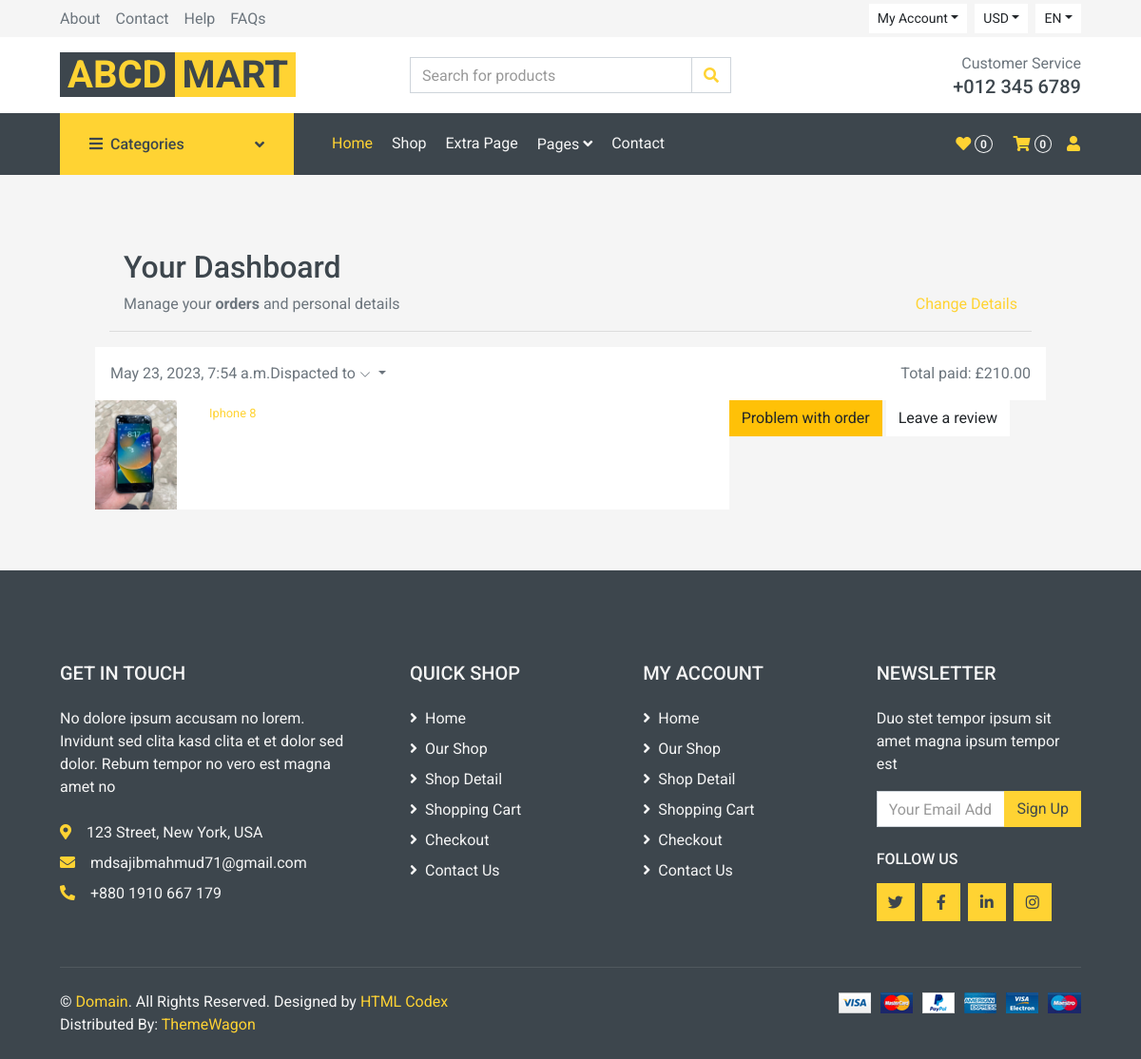
Page /account/dashboard/ (signed in) on the committed database.
### orders/models.py (models this page shows, shortened)
class Order(models.Model):
    user = models.ForeignKey(settings.AUTH_USER_MODEL, on_delete=models.CASCADE, related_name='order_user')
    full_name = models.CharField(max_length=50)
    address1 = models.CharField(max_length=250)
    address2 = models.CharField(max_length=250)
    city = models.CharField(max_length=100)
    phone = models.CharField(max_length=100)
    post_code = models.CharField(max_length=20)
    created = models.DateTimeField(auto_now_add=True)
    updated = models.DateTimeField(auto_now=True)
    total_paid = models.DecimalField(max_digits=5, decimal_places=2)
    order_key = models.CharField(max_length=200)
    billing_status = models.BooleanField(default=False)
    class Meta:
        ordering = ('-created',)

class OrderItem(models.Model):
    order = models.ForeignKey(Order,
                              related_name='items',
                              on_delete=models.CASCADE)
    product = models.ForeignKey(Product,
                                related_name='order_items',
                                on_delete=models.CASCADE)
    price = models.DecimalField(max_digits=5, decimal_places=2)
    quantity = models.PositiveIntegerField(default=1)

### products/models.py (models this page shows)
class ProductImage(models.Model):
    product = models.ForeignKey(Product, on_delete=models.CASCADE, related_name="product_image")
    image = models.ImageField(
        verbose_name=_("image"),
        help_text=_("Upload a product image"),
        upload_to="images/",
        default="images/default.jpg",
    )
    alt_text = models.CharField(
        verbose_name=_("Alturnative text"),
        help_text=_("Please add alturnative text"),
        max_length=255,
        null=True,
        blank=True,
    )
    is_feature = models.BooleanField(default=False)
    created_at = models.DateTimeField(auto_now_add=True, editable=False)
    updated_at = models.DateTimeField(auto_now=True)
    class Meta:
        verbose_name = _("Product Image")
        verbose_name_plural = _("Product Images")

class Product(models.Model):
    product_type = models.ForeignKey(ProductType, on_delete=models.RESTRICT)
    category = models.ForeignKey(Category, on_delete=models.RESTRICT)
    title = models.CharField(
        verbose_name=_("title"),
        help_text=_("Required"),
        max_length=255,
    )
    description = models.TextField(verbose_name=_("description"), help_text=_("Not Required"), blank=True)
    slug = models.SlugField(max_length=255)
    regular_price = models.DecimalField(
        verbose_name=_("Regular price"),
        help_text=_("Maximum 999.99"),
        error_messages={
            "name": {
                "max_length": _("The price must be between 0 and 999.99."),
            },
        },
        max_digits=5,
        decimal_places=2,
    )
    discount_price = models.DecimalField(
        verbose_name=_("Discount price"),
        help_text=_("Maximum 999.99"),
        error_messages={
            "name": {
                "max_length": _("The price must be between 0 and 999.99."),
            },
        },
        max_digits=5,
        decimal_places=2,
    )
    is_active = models.BooleanField(
        verbose_name=_("Product visibility"),
        help_text=_("Change product visibility"),
        default=True,
    )
    created_at = models.DateTimeField(_("Created at"), auto_now_add=True, editable=False)
    updated_at = models.DateTimeField(_("Updated at"), auto_now=True)
    class Meta:
        ordering = ("-created_at",)
        verbose_name = _("Product")
        verbose_name_plural = _("Products")
    def get_absolute_url(self):
        return reverse("products:product_detail", args=[self.slug])
    def __str__(self):
        return self.title

### account/views.py (the view)
# urls.py: path('dashboard/', views.dashboard, name='dashboard'),
@login_required
def dashboard(request):
    orders = user_orders(request)
    return render(request,
                  'account/user/dashboard.html',
                  {'section': 'profile', 'orders': orders})

### cart/cart.py (called while the page is built)
    def __len__(self):
        return sum(item['qty'] for item in self.cart.values())

### cart/context_processors.py (called while the page is built)
def cart(request):
    return {'cart': Cart(request)}

### orders/views.py (called while the page is built)
def user_orders(request):
    user_id = request.user.id
    orders = Order.objects.filter(user_id=user_id)#.filter(billing_status=True)
    return orders

### products/models.py (called while the page is built)
    def get_absolute_url(self):
        return reverse("products:product_filter", args=[self.slug])

### products/views.py (called while the page is built)
def categories(request):
    return {
        'categories': Category.objects.all()
    }

### templates/account/user/dashboard.html (shortened to what this page needs)
{% extends "../../base.html" %} {% load static %} {% block title %}Cart Summary{%endblock %} {% block content %}
<main class="pt-5">
  <div class="container" style="max-width: 1000px">
    <div class="col-12">
      <h1 class="h2">Your Dashboard</h1>
    </div>
    <div class="col-12 d-flex justify-content-between">
      <div>Manage your <b>orders</b> and personal details</div>
      <div><a href="{% url "account:edit_details" %}">Change Details</a></div>
    </div>
    <hr />
  </div>
  <div class="container" style="max-width: 1000px">
    {% for order in orders %}
    <div class="row g-3">
      <div class="col-12 bg-light p-3 d-flex justify-content-between">
        <div class="d-flex d-flex-inline">
          <div class="pe-3">{{ order.created }}</div>
          <div class="dropdown">
            <a class="text-reset text-decoration-none dropdown-toggle" href="#" role="link" id="dropdownLink"
              data-bs-toggle="dropdown" aria-expanded="false">
              Dispacted to
              <svg xmlns="http://www.w3.org/2000/svg" width="12" height="12" fill="currentColor"
                class="bi bi-chevron-down" viewBox="0 0 16 16">
                <path fill-rule="evenodd"
                  d="M1.646 4.646a.5.5 0 0 1 .708 0L8 10.293l5.646-5.647a.5.5 0 0 1 .708.708l-6 6a.5.5 0 0 1-.708 0l-6-6a.5.5 0 0 1 0-.708z" />
              </svg>
            </a>
          </div>
        </div>
        <div class="text-end">
          Total paid: <span class="fw-bold">£{{ order.total_paid }}</span>
        </div>
      </div>
      <div class="col-md-5 col-lg-4 order-md-last p-0 order-3">
        <div class="d-grid gap-2 ">
          <button class="btn btn-warning" type="button">Problem with order</button>
          <button class="btn btn-light" type="button">Leave a review</button>
        </div>
      </div>
      <div class="col-md-7 col-lg-8 p-0">
        {% for item in order.items.all %}
        <div class="card mb-3 border-0">
          <div class="row g-0">
            {% for image in item.product.product_image.all %}
            {% if image.is_feature %}
            <div class="col-md-2 d-none d-md-block">
              <img class="img-fluid" style="width:90px" src="{{image.image.url}}" />
            </div>
            {% endif %}
            {% endfor %}
            <div class="col-md-10">
              <div class="card-body p-1">
                <a class="text-decoration-none" href="{{ item.product.get_absolute_url }}">
                  <p class="card-text small">{{item.product|title}}</p>
                </a>
              </div>
            </div>
          </div>
        </div>
        {% endfor %}
      </div>
    </div>
    {% endfor %}
  </div>
</main>
{% endblock %}

### rows in the picture
Order: created "May 23, 2023, 7:54 a.m.", total_paid "210.00"
OrderItem: product "Iphone 8"
ProductImage: image (picture)
